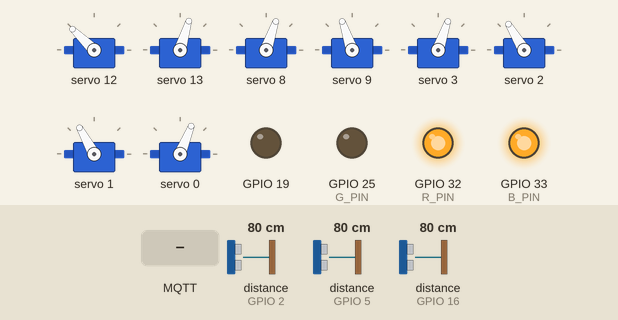
Bench run of a sketch on a simulated ESP32. Parts: 8 × servo, output pins drawn as LEDs (lit = HIGH). Wiring (inferred from the names in the program): 3 × ultrasonic range finder: trigger GPIO 4, echo GPIO 5 / trigger GPIO 15, echo GPIO 16 / trigger GPIO 17, echo GPIO 2. Inputs (shaded band) come from the test bench; at power-on: distance to the obstacle (sensors on GPIO 2, GPIO 5, GPIO 16) 80 cm. The echo pulse lasts 58.3 µs per cm; WiFi joins after 1.5 s; servers stay silent unless stated; no MQTT or app messages arrive unless stated; pins used as bus, display or sensor lines are not drawn; what the sketch prints to the serial monitor is not drawn.

Above: at 6.1 s.
6.2 s: MQTT message "1" arrives on the third subscribed topic
At 6.63 s:
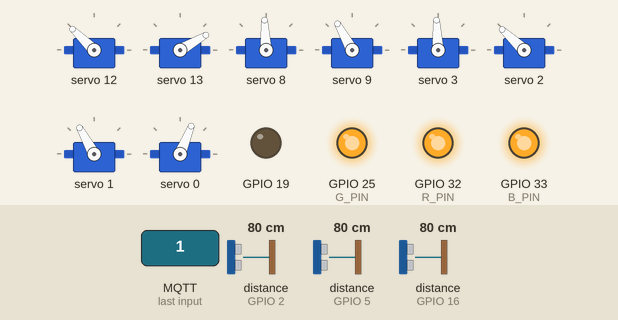
9.2 s: distance to the obstacle (sensor on GPIO 2) set to 16 cm
12.2 s: distance to the obstacle (sensor on GPIO 2) set to 11 cm
At 13.4 s:
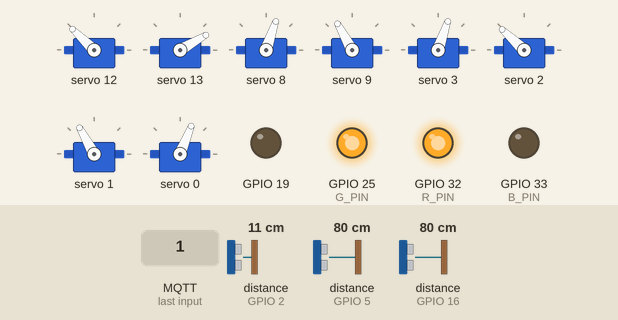
14.0 s: MQTT message "0" arrives on the third subscribed topic
At 14.7 s:
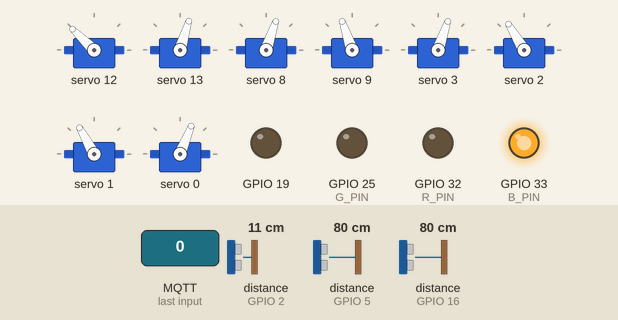
17.4 s: MQTT message "1" arrives on the third subscribed topic
At 18.03 s:
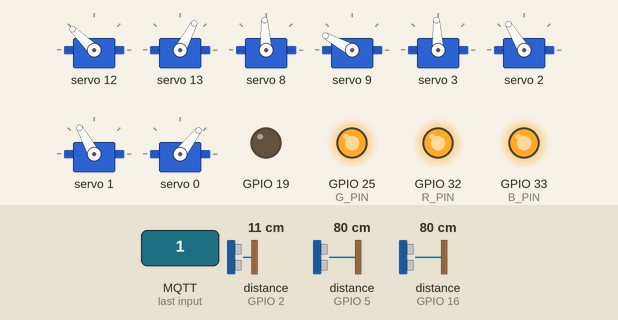
Timing chart, 0 to 20.4 s (numbered marks = the images above; inputs shaded):
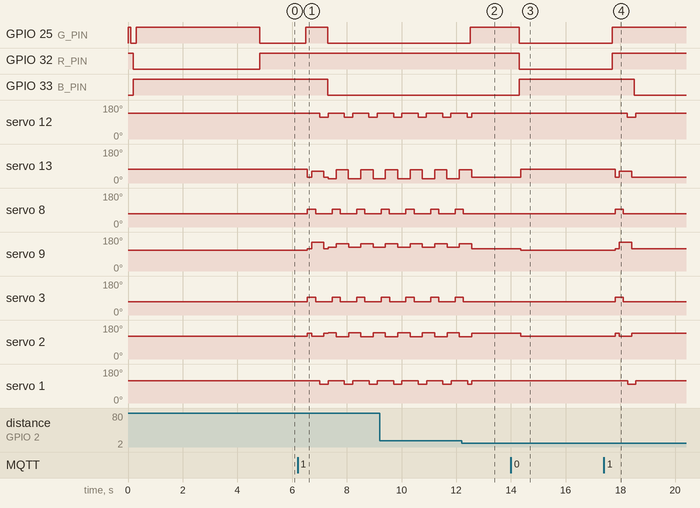

The sketch:

brutus_esp32.ino
```cpp
#include "Brutus.h"
#include "BrutusComms.h"

//EX1

#define W_EX1 0.45
#define V_EX1 1
#define NEAREST_DIST 13
#define FURTHER_DIST 16.0

#define INITIAL_SAMPLES 3
// STATES
#define PREPARE 0
#define START 1
#define FINISH 2

enum FuncMode {
  STANDING = 0,
  EXERCISE_1 = 1,
  EXERCISE_2 = 2,
  LEG_CONTROL = 3,
  VEL_CONTROL = 4
};

Adafruit_PWMServoDriver pca = Adafruit_PWMServoDriver();

Brutus brutus;
BrutusComms brutus_comms;

TaskHandle_t mode_task_handle;

bool start_tasks = false;

void setup() {
  Serial.begin(BAUD);

  brutus.setup(&pca,
               PCA9685_OE,
               R_PIN,
               B_PIN,
               G_PIN,
               PWM_SERVO_FREQ);

  brutus.setup_front_right_leg(SHOULDER_FRONT_RIGHT_PCA_PIN, ELBOW_FRONT_RIGHT_PCA_PIN,
                              MIN_SERVO_PWM_PULSE_US, MAX_SERVO_PWM_PULSE_US,
                              MIN_SERVO_PWM_PULSE_US, MAX_SERVO_PWM_PULSE_US,
                              MIN_SERVO_ANGLE, MAX_SERVO_ANGLE,
                              MIN_SERVO_ANGLE, MAX_SERVO_ANGLE,
                              SHOULDER_FRONT_RIGHT_ANGLE_OFFSET, ELBOW_FRONT_RIGHT_ANGLE_OFFSET,
                              SHOULDER_FRONT_RIGHT_INVERTED, ELBOW_FRONT_RIGHT_INVERTED);

  brutus.setup_front_left_leg(SHOULDER_FRONT_LEFT_PCA_PIN, ELBOW_FRONT_LEFT_PCA_PIN,
                              MIN_SERVO_PWM_PULSE_US, MAX_SERVO_PWM_PULSE_US,
                              MIN_SERVO_PWM_PULSE_US, MAX_SERVO_PWM_PULSE_US,
                              MIN_SERVO_ANGLE, MAX_SERVO_ANGLE,
                              MIN_SERVO_ANGLE, MAX_SERVO_ANGLE,
                              SHOULDER_FRONT_LEFT_ANGLE_OFFSET, ELBOW_FRONT_LEFT_ANGLE_OFFSET,
                              SHOULDER_FRONT_LEFT_INVERTED, ELBOW_FRONT_LEFT_INVERTED);

  brutus.setup_back_right_leg(SHOULDER_BACK_RIGHT_PCA_PIN, ELBOW_BACK_RIGHT_PCA_PIN,
                              MIN_SERVO_PWM_PULSE_US, MAX_SERVO_PWM_PULSE_US,
                              MIN_SERVO_PWM_PULSE_US, MAX_SERVO_PWM_PULSE_US,
                              MIN_SERVO_ANGLE, MAX_SERVO_ANGLE,
                              MIN_SERVO_ANGLE, MAX_SERVO_ANGLE,
                              SHOULDER_BACK_RIGHT_ANGLE_OFFSET, ELBOW_BACK_RIGHT_ANGLE_OFFSET,
                              SHOULDER_BACK_RIGHT_INVERTED, ELBOW_BACK_RIGHT_INVERTED);

  brutus.setup_back_left_leg(SHOULDER_BACK_LEFT_PCA_PIN, ELBOW_BACK_LEFT_PCA_PIN,
                             MIN_SERVO_PWM_PULSE_US, MAX_SERVO_PWM_PULSE_US,
                             MIN_SERVO_PWM_PULSE_US, MAX_SERVO_PWM_PULSE_US,
                             MIN_SERVO_ANGLE, MAX_SERVO_ANGLE,
                             MIN_SERVO_ANGLE, MAX_SERVO_ANGLE,
                             SHOULDER_BACK_LEFT_ANGLE_OFFSET, ELBOW_BACK_LEFT_ANGLE_OFFSET,
                             SHOULDER_BACK_LEFT_INVERTED, ELBOW_BACK_LEFT_INVERTED);

  brutus.setup_perception(US_R_TRIG,
                          US_R_ECHO,
                          US_L_TRIG,
                          US_L_ECHO,
                          US_F_TRIG,
                          US_F_ECHO,
                          MIN_PERCEPTION_TIMEOUT);

  delay(3000);

  brutus_comms.start(&brutus);
  brutus.start();
  delay(100);

  //Serial.println("<START>");

  brutus.set_linear_speed_ts(0.0);
  brutus.set_angular_speed_ts(0.0);
  brutus.change_target_pose(STANDING_POSE);

  brutus.set_motion_control_mode(POSE_CONTROL);

  brutus.create_motion_task(DEFAULT_MOTION_PERIOD, MOTION_CORE);
  brutus.create_perception_task(PERCEPTION_PERIOD, LOGIC_CORE, PERCEPTION_PRIO);

  xTaskCreatePinnedToCore(
    (TaskFunction_t)mode_task,
    "ModeTask",
    MODES_TASK_SIZE,
    NULL,
    2,
    &mode_task_handle,
    LOGIC_CORE
  );

  brutus_comms.create_comms_task(COMMS_CORE);
}

void loop() {}

void
mode_task(void* pvParameters)
{
  enum FuncMode mode = EXERCISE_1;
  enum FuncMode last_mode = STANDING;
  BrutusCommsCmd cmd;

  BrutusPerception perception_data;

  TickType_t last_wake_time = xTaskGetTickCount();


  BrutusPose pose = brutus.check_pose(true);

  float fr_elbow = 0.0;
  float fl_elbow = 0.0;
  float br_elbow = 0.0;
  float bl_elbow = 0.0;

  BrutusPose dbg_pose;

  float w = 0.0;

  float dist;

  bool is_right;
  int state_ex1 = PREPARE;
  int sign;
  int samples_taken = 0;
  float dists_right[INITIAL_SAMPLES];
  float dists_left[INITIAL_SAMPLES];
  float med_right_dist = 0;
  float med_left_dist = 0;
  while (true) {
    uint32_t start_time = micros();

    cmd = brutus_comms.getCmd();
    mode = FuncMode(cmd.mode);

    switch (mode)
    {
      case STANDING:
        if (mode != last_mode) {
          brutus.eyes_blue();
          brutus.set_motion_control_mode(POSE_CONTROL);
          last_mode = mode;
          state_ex1 = PREPARE;
        }

        brutus.change_target_pose(STANDING_POSE);
        break;

      case LEG_CONTROL:
        if (mode != last_mode) {
          brutus.eyes_yellow();
          brutus.set_motion_control_mode(POSE_CONTROL);
          last_mode = mode;
          state_ex1 = PREPARE;
        }

        brutus.change_target_pose(interp_pose_norm(cmd.pose));
        break;

      case VEL_CONTROL:
        if (mode != last_mode) {
          brutus.eyes_green();
          brutus.set_motion_control_mode(SPEED_CONTROL);
          last_mode = mode;
          state_ex1 = PREPARE;
        }

        brutus.set_linear_speed_ts(cmd.v);
        brutus.set_angular_speed_ts(cmd.w);
        break;

      case EXERCISE_1:
        switch(state_ex1) {
          case PREPARE:
            if (mode != last_mode) {
              brutus.eyes_white();
              brutus.set_motion_control_mode(SPEED_CONTROL);
              last_mode = mode;
            }
            brutus.set_linear_speed_ts(V_EX1);

            perception_data = brutus.get_perception_data();

            dists_right[samples_taken] = perception_data.right_dist;
            dists_left[samples_taken] = perception_data.left_dist;

            if(is_right) {
              sign = 1;
            } else {
              sign = -1;
            }

            if (samples_taken >= INITIAL_SAMPLES) {
              med_right_dist = median(dists_right, INITIAL_SAMPLES);
              med_left_dist = median(dists_left, INITIAL_SAMPLES);

              is_right = (med_right_dist < med_left_dist);

              if(is_right) {
                sign = 1;
              } else {
                sign = -1;
              }
              samples_taken = 0;
              state_ex1 = START;
            } else {
              samples_taken++;
            }
            break;
          case START:
          perception_data = brutus.get_perception_data();
          if(is_right) {
              dist = perception_data.right_dist;
            } else {
              dist = perception_data.left_dist;
            }

            if (dist < NEAREST_DIST) {
              brutus.eyes_blue();
              brutus.set_angular_speed_ts(-W_EX1 * sign);
            } else if (dist > FURTHER_DIST) {
              brutus.eyes_red();
              brutus.set_angular_speed_ts(W_EX1 * sign);
            } else {
              brutus.eyes_magenta();
              brutus.set_angular_speed_ts(0);
            }

            if (perception_data.front_dist < FRONT_LIMIT_CM) {
              brutus.set_linear_speed_ts(0.0);
              brutus.set_angular_speed_ts(0.0);
              brutus.eyes_yellow();
            }
            brutus_comms.set_debug_float(dist);
          break;
        }
        break;

      case EXERCISE_2:
        if (mode != last_mode) {
          state_ex1 = PREPARE;
          brutus.eyes_magenta();
          brutus.set_motion_control_mode(SPEED_CONTROL);
          last_mode = mode;
        }

        break;

      default:
        break;
    }

    uint32_t end_time = micros();
    uint32_t execution_time_us = end_time - start_time;

    vTaskDelayUntil(&last_wake_time, pdMS_TO_TICKS(MODES_PERIOD));
  }
}

float
calc_slope(float *values, int n_values)
{
  float sumX = 0, sumY = 0, sumXY = 0, sumX2 = 0;

  for (int i = 0; i < n_values; i++) {
    float x = i;
    sumX += x;
    sumY += values[i];
    sumXY += x * values[i];
    sumX2 += x * x;
  }

  float numerador = (n_values * sumXY) - (sumX * sumY);
  float denominador = (n_values * sumX2) - (sumX * sumX);

  return numerador / denominador;
}

float mapf_constrained(float x, float in_min, float in_max,
                       float out_min, float out_max)
{
    if (x < in_min) x = in_min;
    if (x > in_max) x = in_max;

    return (x - in_min) * (out_max - out_min) / (in_max - in_min) + out_min;
}

BrutusPose interp_pose_norm(const BrutusPose& norm_pose)
{
  BrutusPose out;

  out.fr_leg_state.shoulder_angle = mapf_constrained(norm_pose.fr_leg_state.shoulder_angle, -1.0, 1.0,
                                                     MIN_SERVO_ANGLE, MAX_SERVO_ANGLE);
  out.fr_leg_state.elbow_angle    = mapf_constrained(norm_pose.fr_leg_state.elbow_angle, -1.0, 1.0,
                                                     MIN_SERVO_ANGLE, MAX_SERVO_ANGLE);

  out.fl_leg_state.shoulder_angle = mapf_constrained(norm_pose.fl_leg_state.shoulder_angle, -1.0, 1.0,
                                                     MIN_SERVO_ANGLE, MAX_SERVO_ANGLE);
  out.fl_leg_state.elbow_angle    = mapf_constrained(norm_pose.fl_leg_state.elbow_angle, -1.0, 1.0,
                                                     MIN_SERVO_ANGLE, MAX_SERVO_ANGLE);

  out.br_leg_state.shoulder_angle = mapf_constrained(norm_pose.br_leg_state.shoulder_angle, -1.0, 1.0,
                                                     MIN_SERVO_ANGLE, MAX_SERVO_ANGLE);
  out.br_leg_state.elbow_angle    = mapf_constrained(norm_pose.br_leg_state.elbow_angle, -1.0, 1.0,
                                                     MIN_SERVO_ANGLE, MAX_SERVO_ANGLE);

  out.bl_leg_state.shoulder_angle = mapf_constrained(norm_pose.bl_leg_state.shoulder_angle, -1.0, 1.0,
                                                     MIN_SERVO_ANGLE, MAX_SERVO_ANGLE);
  out.bl_leg_state.elbow_angle    = mapf_constrained(norm_pose.bl_leg_state.elbow_angle, -1.0, 1.0,
                                                     MIN_SERVO_ANGLE, MAX_SERVO_ANGLE);

  return out;
}

float median(float *values, int n)
{
  float tmp[n];

  for (int i = 0; i < n; i++) {
    tmp[i] = values[i];
  }

  for (int i = 1; i < n; i++) {
    float key = tmp[i];
    int j = i - 1;
    while (j >= 0 && tmp[j] > key) {
      tmp[j + 1] = tmp[j];
      j--;
    }
    tmp[j + 1] = key;
  }

  if (n % 2 == 0) {
    return 0.5f * (tmp[n/2 - 1] + tmp[n/2]);
  } else {
    return tmp[n/2];
  }
}
```

BrutusDistanceSensor.h
```cpp
/**
 * @file BrutusDistanceSensor.h
 * @brief Ultrasonic distance sensor class.
 *
 * This class implements a distance sensor using a TRIG pin to emit
 * an ultrasonic pulse and an ECHO pin to measure the return time.
 * The echo duration is measured using interrupts and FreeRTOS
 * synchronization primitives.
 */

#ifndef BRUTUS_DISTANCE_SENSOR__H
#define BRUTUS_DISTANCE_SENSOR__H

/**
 * @class BrutusDistanceSensor
 * @brief Ultrasonic distance sensor handler.
 *
 * Manages distance measurements using a trigger pin (TRIG) and an
 * echo pin (ECHO). The echo pulse duration is measured via an
 * interrupt service routine (ISR) and synchronized with a FreeRTOS
 * semaphore.
 */
class BrutusDistanceSensor {
private:
  int trig_pin_, echo_pin_;
  volatile uint32_t start_micros_ = 0;
  volatile uint32_t duration_micros_ = 0;
  uint32_t timeout_ms_ = 30;
  SemaphoreHandle_t echo_semaphore_ = NULL;

  /**
  * @brief Echo pin interrupt service routine.
  *
  * This ISR is triggered on both rising and falling edges of the ECHO
  * pin. On the rising edge, the start time is stored. On the falling
  * edge, the pulse duration is calculated and the waiting task is
  * notified via a FreeRTOS semaphore.
  *
  * @param arg Pointer to the BrutusDistanceSensor instance.
  */
  static void echo_isr_handler(void* arg) {
    BrutusDistanceSensor* sensor = static_cast<BrutusDistanceSensor*>(arg);

    if (digitalRead(sensor->echo_pin_) == HIGH) {
      sensor->start_micros_ = micros();
    } else {
      sensor->duration_micros_ = micros() - sensor->start_micros_;

      BaseType_t xHigherPriorityTaskWoken = pdFALSE;
      xSemaphoreGiveFromISR(sensor->echo_semaphore_, &xHigherPriorityTaskWoken);
      if (xHigherPriorityTaskWoken) {
        portYIELD_FROM_ISR();
      }
    }
  }

public:
  BrutusDistanceSensor() {}

  /**
  * @brief Initialize the distance sensor.
  *
  * Configures the trigger and echo pins, initializes the timeout
  * value, creates the semaphore if needed, and attaches the echo
  * interrupt.
  *
  * @param timeout Maximum waiting time for the echo (ms).
  * @param trigger GPIO pin used as TRIG.
  * @param echo GPIO pin used as ECHO.
  */
  void setup(uint32_t timeout, int trigger, int echo) {
    trig_pin_ = trigger;
    echo_pin_ = echo;
    timeout_ms_ = timeout;

    pinMode(trig_pin_, OUTPUT);
    pinMode(echo_pin_, INPUT);

    if (echo_semaphore_ == NULL) {
      echo_semaphore_ = xSemaphoreCreateBinary();
    }

    attachInterruptArg(digitalPinToInterrupt(echo_pin_), echo_isr_handler, this, CHANGE);
  }

  /**
  * @brief Measure the distance to an object.
  *
  * Sends a trigger pulse and waits for the echo response.
  * If the echo is received within the timeout, the distance
  * is calculated based on the speed of sound.
  *
  * @return Distance in centimeters, or -1.0 if the timeout expires.
  */
  float read_distance() {
    digitalWrite(trig_pin_, LOW);
    delayMicroseconds(2);
    digitalWrite(trig_pin_, HIGH);
    delayMicroseconds(10);
    digitalWrite(trig_pin_, LOW);

    if (xSemaphoreTake(echo_semaphore_, pdMS_TO_TICKS(timeout_ms_)) == pdTRUE) {
      return duration_micros_ * 0.0343f / 2.0f;
    }
    return -1.0f;
  }
};

#endif
```

BrutusLegState.h
```cpp
/**
* @file BrutusLegState.h
* @brief Definition of the struct BrutusLegState.
*/

#ifndef BRUTUS_LEG_STATE__H
#define BRUTUS_LEG_STATE__H

/**
 * @struct BrutusLegState
 * @brief State of a robot leg.
 */
struct BrutusLegState
{
  float shoulder_angle; /**< Shoulder joint angle */
  float elbow_angle;   /**< Elbow joint angle */
};

#endif // BRUTUS_LEG_STATE__H
```

BrutusPose.h
```cpp
/**
* @file BrutusPose.h
* @brief Definition of the struct BrutusPose.
*/

#ifndef BRUTUS_POSE__H
#define BRUTUS_POSE__H

#include "BrutusLegState.h"

/**
 * @struct BrutusPose
 * @brief Pose of the Brutus robot.
 */

struct BrutusPose {
  BrutusLegState fr_leg_state; /**< Sate of the front right leg */
  BrutusLegState fl_leg_state; /**< Sate of the front left leg */
  BrutusLegState br_leg_state; /**< Sate of the back right leg */
  BrutusLegState bl_leg_state; /**< Sate of the back left leg */
};
typedef struct BrutusPose BrutusPose;

#endif // BRUTUS_POSE__H
```

brutus_perception.h
```cpp
/**
 * @file brutus_perception.h
 * @brief Definition of Perception Structures for Brutus.
 *
 * Define the structures and enumerations used for handling perception data
 */

#ifndef BRUTUS_PERCEPTION__H
#define BRUTUS_PERCEPTION__H

/**
 * @enum BrutusPerceptionSides
 * @brief Perception directions of Brutus.
 *
 * Defines the different perception directions
 * (where the ultrasonic sensors are oriented) of Brutus.
 */

enum BrutusPerceptionSides {
  RIGHT = 0, /**< Right perception */
  LEFT, /**< Left perception */
  FRONT /**< Front perception */
};

/**
 * @struct BrutusPerception
 * @brief Ultrasonic configuration for Brutus.
 *
 * Groups the distances measured by the different ultrasonic sensors of Brutus.
 */
struct BrutusPerception {
  float right_dist; /**< Distance measured by the right ultrasonic sensor */
  float left_dist; /**< Distance measured by the left ultrasonic sensor */
  float front_dist; /**< Distance measured by the front ultrasonic sensor */
};

/**
 * @struct UltrasonicSensorPins
 * @brief Configuration of ultrasonic sensor pins.
 *
 * Groups the trigger and echo pins of an ultrasonic sensor.
 */
struct UltrasonicSensorPins {
  int trigger;  /**< Trigger pin of the sensor */
  int echo;   /**< Echo pin of the sensor */
};

#endif // BRUTUS_PERCEPTION__H
```

comms_params.h
```cpp
/**
 * @file comms_params.h
 * @brief Definition of Parameters for comms.
 *
 */

#ifndef MQTT_PARAMS__H
#define MQTT_PARAMS__H

#include "BrutusPose.h"
#include "comms_structs.h"
#include "brutus_params.h"


// ----------- CLIENT ID -----------
#define CLIENT_ID "brutus_esp"

// ----------- TOPICS SUBS-----------

#define TOPIC_CMD_MODE   "brutus/cmd/mode"
#define TOPIC_CMD_VEL   "brutus/cmd/velocity"
#define TOPIC_CMD_POSE   "brutus/cmd/pose"

#define CMD_MODE   0
#define CMD_VEL    1
#define CMD_POSE   2

// ----------- TOPICS PUBS-----------

#define TOPIC_STATE_HEARTBEAT "brutus/data/heartbeat"
#define TOPIC_POSE            "brutus/data/pose"
#define TOPIC_DIST      "brutus/data/distance"

#define STATE_HEARTBEAT 0
#define POSE            1
#define DIST            2

// ----------- WAITS -----------
#define WIFI_WAIT 500
#define RECONNECT_WAIT 3000

// ----------- MODES -----------
#define IS_EDUROAM false // true to connect to eduroam, false to connect to normal wifi

// ----------- RANGES FOR TEST_WITH_RANDOM_MSG-----------
#define MIN_LEG_DEG 0
#define MAX_LEG_DEG 181

#define MIN_DIST 0
#define MAX_DIST 200

// ----------- JOINTS -----------
#define SHOULDER "0"
#define ELBOW "1"

// ----------- BUFFERS -----------
#define MSG_BUFFER 254
#define JSON_BUFFER 300

// ----------- FreeRTOS -----------
#define COMMS_PRIO 1
#define COMMS_PERIOD 200
#define COMMS_CORE LOGIC_CORE
#define BAUD 115200

// ----------- START CMD AND DATA -----------
constexpr BrutusLegState START_CMD_LEG {0.0, 0.0};
constexpr BrutusPose START_CMD_POSE {START_CMD_LEG, START_CMD_LEG, START_CMD_LEG, START_CMD_LEG};
constexpr BrutusCommsCmd START_CMD {0, 0.0, 0.0, START_CMD_POSE};

constexpr BrutusCommsData START_DATA {STANDING_POSE, 0.0, 0.0, 0.0};

#endif
```

Source omitted: Brutus.h (30733 bytes), BrutusComms.h (20248 bytes), BrutusLegInterface.h (5233 bytes), Pca9685Servo.h (7490 bytes), brutus_params.h (7279 bytes), comms_structs.h (1148 bytes)

Measured:
- the behaviour switches between 14 and 13 cm on distance to the obstacle (sensor on GPIO 2) (found by bisection; images 1 and 2)
- after the input at 6.2 s, GPIO 25 (G_PIN): LOW → HIGH after 0.31 s, → LOW 0.80 s later; GPIO 33 (B_PIN): HIGH → LOW after 1.1 s
- after the input at 12.2 s, GPIO 25 (G_PIN): LOW → HIGH after 0.31 s; servo 8, servo 3: goes on until 12.3 s, then stays 71°
- after the input at 14.0 s, GPIO 25 (G_PIN), GPIO 32 (R_PIN): HIGH → LOW after 0.31 s; GPIO 33 (B_PIN): LOW → HIGH after 0.31 s; servo 13: 30° → 73° after 0.36 s; servo 9: 119° → 109° after 0.36 s; servo 2: 137° → 121° after 0.36 s
- after the input at 17.4 s, GPIO 25 (G_PIN), GPIO 32 (R_PIN): LOW → HIGH after 0.31 s; GPIO 33 (B_PIN): HIGH → LOW after 1.1 s; servo 12: 136° → 114° after 0.86 s, → 136° 0.30 s later; servo 13: 73° → 30° after 0.41 s, → 62° 0.15 s later, → 30° 0.45 s later; servo 8, servo 3: 71° → 93° after 0.41 s, → 71° 0.30 s later
